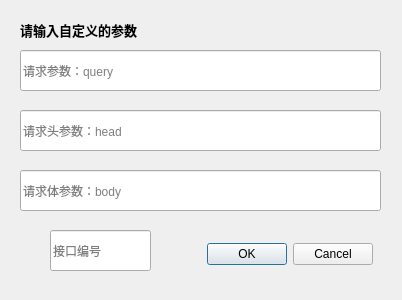
<?xml version="1.0" encoding="UTF-8"?>
<ui version="4.0">
 <class>Dialog</class>
 <widget class="QDialog" name="Dialog">
  <property name="geometry">
   <rect>
    <x>0</x>
    <y>0</y>
    <width>402</width>
    <height>300</height>
   </rect>
  </property>
  <property name="minimumSize">
   <size>
    <width>402</width>
    <height>300</height>
   </size>
  </property>
  <property name="maximumSize">
   <size>
    <width>402</width>
    <height>300</height>
   </size>
  </property>
  <widget class="QLabel" name="label">
   <property name="geometry">
    <rect>
     <x>20</x>
     <y>20</y>
     <width>171</width>
     <height>21</height>
    </rect>
   </property>
   <property name="text">
    <string>&lt;html&gt;&lt;head/&gt;&lt;body&gt;&lt;p&gt;&lt;span style=&quot; font-size:10pt; font-weight:600;&quot;&gt;请输入自定义的参数&lt;/span&gt;&lt;/p&gt;&lt;/body&gt;&lt;/html&gt;</string>
   </property>
   <property name="textFormat">
    <enum>Qt::AutoText</enum>
   </property>
  </widget>
  <widget class="QLineEdit" name="lineEdit">
   <property name="geometry">
    <rect>
     <x>20</x>
     <y>50</y>
     <width>361</width>
     <height>41</height>
    </rect>
   </property>
   <property name="placeholderText">
    <string>请求参数：query</string>
   </property>
  </widget>
  <widget class="QLineEdit" name="lineEdit_2">
   <property name="geometry">
    <rect>
     <x>20</x>
     <y>110</y>
     <width>361</width>
     <height>41</height>
    </rect>
   </property>
   <property name="placeholderText">
    <string>请求头参数：head</string>
   </property>
  </widget>
  <widget class="QLineEdit" name="lineEdit_3">
   <property name="geometry">
    <rect>
     <x>20</x>
     <y>170</y>
     <width>361</width>
     <height>41</height>
    </rect>
   </property>
   <property name="placeholderText">
    <string>请求体参数：body</string>
   </property>
  </widget>
  <widget class="QLineEdit" name="lineEdit_4">
   <property name="geometry">
    <rect>
     <x>50</x>
     <y>230</y>
     <width>101</width>
     <height>41</height>
    </rect>
   </property>
   <property name="placeholderText">
    <string>接口编号</string>
   </property>
  </widget>
  <widget class="QDialogButtonBox" name="buttonBox">
   <property name="geometry">
    <rect>
     <x>180</x>
     <y>240</y>
     <width>193</width>
     <height>28</height>
    </rect>
   </property>
   <property name="standardButtons">
    <set>QDialogButtonBox::Cancel|QDialogButtonBox::Ok</set>
   </property>
  </widget>
 </widget>
 <resources/>
 <connections/>
</ui>
